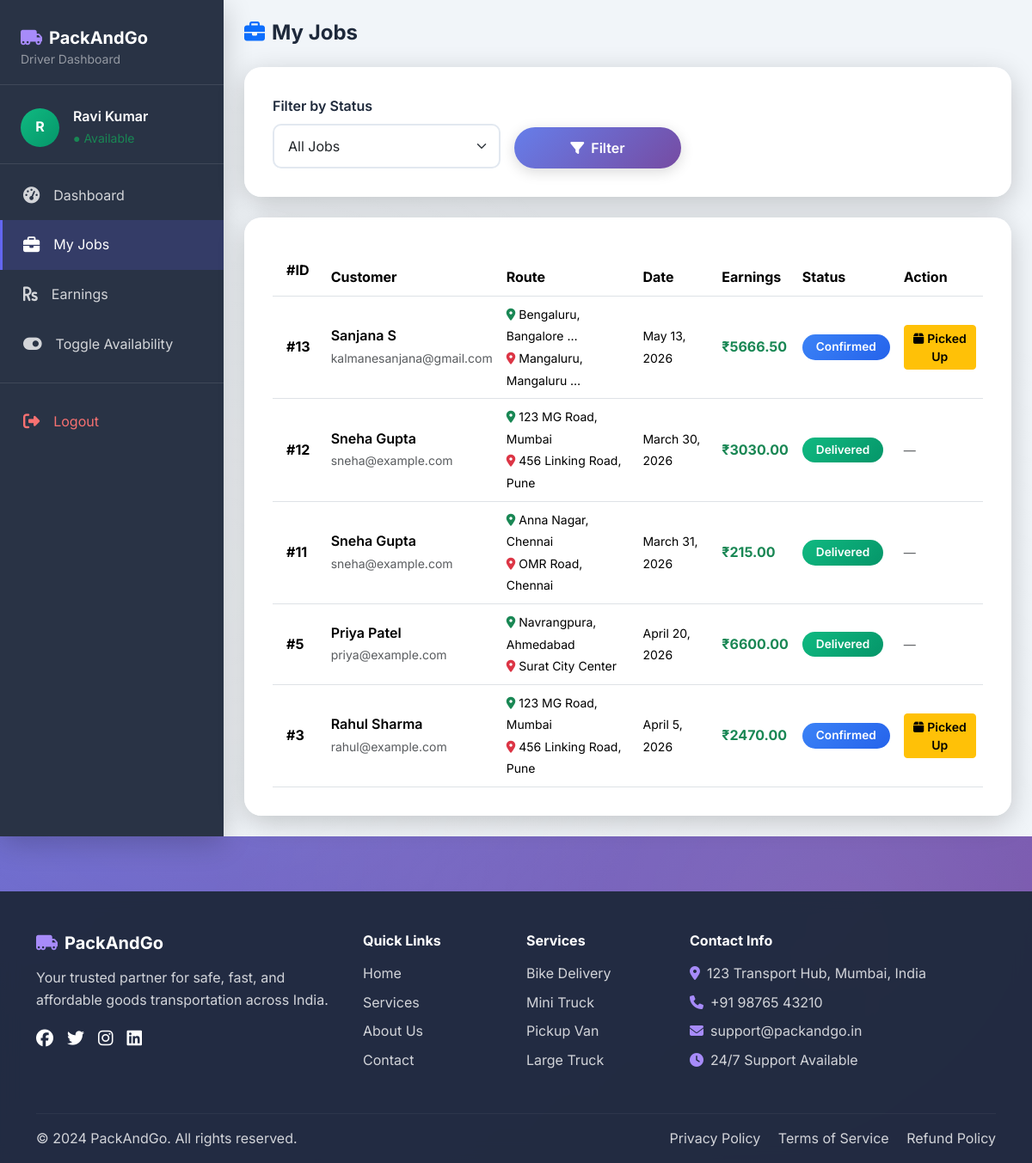
The page /driver/jobs/ (signed in) on the database its author committed.
### core/models.py (models this page shows, shortened)
class Driver(models.Model):
    STATUS_CHOICES = [
        ('pending', 'Pending Approval'),
        ('approved', 'Approved'),
        ('rejected', 'Rejected'),
        ('suspended', 'Suspended'),
    ]
    user = models.OneToOneField(User, on_delete=models.CASCADE, related_name='driver_profile', null=True, blank=True)
    driver_name = models.CharField(max_length=100)
    email = models.EmailField(unique=True)
    phone = models.CharField(max_length=15)
    vehicle_type = models.CharField(max_length=20, choices=VEHICLE_CHOICES)
    vehicle_number = models.CharField(max_length=20)
    license_number = models.CharField(max_length=30)
    availability = models.BooleanField(default=True)
    status = models.CharField(max_length=20, choices=STATUS_CHOICES, default='pending')
    profile_image = models.ImageField(upload_to='drivers/', blank=True, null=True)
    city = models.CharField(max_length=100, blank=True)
    total_earnings = models.DecimalField(max_digits=10, decimal_places=2, default=0)
    rating = models.DecimalField(max_digits=3, decimal_places=2, default=0)
    total_trips = models.IntegerField(default=0)
    created_at = models.DateTimeField(auto_now_add=True)

class Booking(models.Model):
    STATUS_CHOICES = [
        ('pending', 'Pending'),
        ('confirmed', 'Confirmed'),
        ('picked_up', 'Picked Up'),
        ('in_transit', 'In Transit'),
        ('delivered', 'Delivered'),
        ('cancelled', 'Cancelled'),
    ]
    user = models.ForeignKey(User, on_delete=models.CASCADE, related_name='bookings')
    driver = models.ForeignKey(Driver, on_delete=models.SET_NULL, null=True, blank=True, related_name='jobs')
    pickup_location = models.CharField(max_length=255)
    drop_location = models.CharField(max_length=255)
    pickup_city = models.CharField(max_length=100, blank=True)
    drop_city = models.CharField(max_length=100, blank=True)
    item_description = models.TextField()
    vehicle_type = models.CharField(max_length=20, choices=VEHICLE_CHOICES)
    booking_date = models.DateField()
    delivery_date = models.DateField(null=True, blank=True)
    status = models.CharField(max_length=20, choices=STATUS_CHOICES, default='pending')
    estimated_price = models.DecimalField(max_digits=10, decimal_places=2, default=0)
    distance_km = models.DecimalField(max_digits=8, decimal_places=2, default=0)
    item_image = models.ImageField(upload_to='bookings/', blank=True, null=True)
    special_instructions = models.TextField(blank=True)
    created_at = models.DateTimeField(auto_now_add=True)
    updated_at = models.DateTimeField(auto_now=True)
    class Meta:
        ordering = ['-created_at']

### core/views.py (the view)
# urls.py: path('driver/jobs/', views.driver_jobs, name='driver_jobs'),
@driver_required
def driver_jobs(request):
    driver = request.user.driver_profile
    jobs = Booking.objects.filter(driver=driver)
    status_filter = request.GET.get('status', '')
    if status_filter:
        jobs = jobs.filter(status=status_filter)
    paginator = Paginator(jobs, 10)
    page = request.GET.get('page', 1)
    jobs_page = paginator.get_page(page)
    return render(request, 'driver/jobs.html', {
        'jobs': jobs_page,
        'status_filter': status_filter,
        'driver': request.user.driver_profile,
    })

### core/views.py (called while the page is built)
def driver_required(view_func):
    @functools.wraps(view_func)
    def wrapper(request, *args, **kwargs):
        if not request.user.is_authenticated:
            return redirect('login')
        try:
            driver = request.user.driver_profile
            if driver.status != 'approved':
                messages.error(request, 'Your driver account is pending approval.')
                return redirect('login')
        except Driver.DoesNotExist:
            messages.error(request, 'Driver profile not found.')
            return redirect('login')
        return view_func(request, *args, **kwargs)
    return wrapper

### templates/driver/jobs.html (shortened to what this page needs)
{% extends 'base.html' %}
{% block content %}
<div class="d-flex" style="min-height: 100vh; background: #f1f5f9;">
    {% include 'components/driver_sidebar.html' %}
    <div class="flex-grow-1 p-4">
        <div class="d-flex align-items-center justify-content-between mb-4">
            <div>
                <h4 class="fw-bold d-inline mb-0">
                    <i class="fas fa-briefcase me-2 text-primary"></i>My Jobs
                </h4>
            </div>
        </div>
        <div class="glass-card mb-4">
            <form method="get" class="row g-3 align-items-end">
                <div class="col-md-4">
                    <label class="form-label fw-semibold">Filter by Status</label>
                    <select name="status" class="form-select">
                        <option value="">All Jobs</option>
                    </select>
                </div>
                <div class="col-md-3">
                    <button type="submit" class="btn btn-gradient w-100">
                        <i class="fas fa-filter me-2"></i>Filter
                    </button>
                </div>
            </form>
        </div>
        <div class="glass-card">
            {% if jobs %}
            <div class="table-responsive">
                <table class="table table-hover align-middle mb-0">
                    <thead style="background: linear-gradient(135deg, #667eea 0%, #764ba2 100%); color:white;">
                        <tr>
                            <th class="py-3 px-3">#ID</th>
                            <th>Customer</th>
                            <th>Route</th>
                            <th>Date</th>
                            <th>Earnings</th>
                            <th>Status</th>
                            <th>Action</th>
                        </tr>
                    </thead>
                    <tbody>
                        {% for job in jobs %}
                        <tr>
                            <td class="px-3"><strong>#{{ job.id }}</strong></td>
                            <td>
                                <div class="fw-semibold">{{ job.user.get_full_name|default:job.user.username }}</div>
                                <small class="text-muted">{{ job.user.email }}</small>
                            </td>
                            <td>
                                <small><i class="fas fa-map-marker-alt text-success me-1"></i>{{ job.pickup_location|truncatechars:22 }}</small><br>
                                <small><i class="fas fa-map-marker-alt text-danger me-1"></i>{{ job.drop_location|truncatechars:22 }}</small>
                            </td>
                            <td><small>{{ job.booking_date }}</small></td>
                            <td><strong class="text-success">₹{{ job.estimated_price }}</strong></td>
                            <td>
                                <span class="badge badge-{{ job.status }} badge-custom">
                                    {{ job.get_status_display }}
                                </span>
                            </td>
                            <td>
                                {% if job.status == 'confirmed' %}
                                    <button type="button"
                                        class="btn btn-sm btn-warning fw-semibold status-btn"
                                        data-job-id="{{ job.id }}"
                                        data-new-status="picked_up"
                                        data-label="Mark as Picked Up"
                                        data-icon="fas fa-box"
                                        data-color="warning">
                                        <i class="fas fa-box me-1"></i>Picked Up
                                    </button>
                                {% else %}
                                    <span class="text-muted small">—</span>
                                {% endif %}
                            </td>
                        </tr>
                        {% endfor %}
                    </tbody>
                </table>
            </div>
            {% else %}
            <div class="text-center py-5">
                <div style="font-size:4rem; opacity:0.3;">📋</div>
                <h5 class="text-muted mt-3">No jobs found</h5>
                <p class="text-muted">Try changing the filter or check back later.</p>
            </div>
            {% endif %}
        </div>
    </div>
</div>
{% endblock %}

### templates/components/driver_sidebar.html
{% load static %}
<div class="sidebar" id="sidebar" style="width: 260px; min-width: 260px;">
    <div class="px-4 pb-3 mb-2" style="border-bottom: 1px solid rgba(255,255,255,0.1);">
        <a href="{% url 'landing' %}" class="text-decoration-none">
            <h5 class="text-white fw-bold mb-0"><i class="fas fa-truck-moving me-2" style="color:#a78bfa;"></i>PackAndGo</h5>
        </a>
        <small style="color:rgba(255,255,255,0.5);">Driver Dashboard</small>
    </div>
    <div class="px-4 py-3 mb-2" style="border-bottom: 1px solid rgba(255,255,255,0.1);">
        <div class="d-flex align-items-center">
            {% if request.user.driver_profile.profile_image %}
                <img src="{{ request.user.driver_profile.profile_image.url }}" class="rounded-circle me-3" width="45" height="45" style="object-fit:cover;">
            {% else %}
                <div class="rounded-circle d-flex align-items-center justify-content-center me-3" style="width:45px;height:45px;background:linear-gradient(135deg,#10b981,#059669);">
                    <span class="text-white fw-bold">{{ request.user.username|first|upper }}</span>
                </div>
            {% endif %}
            <div>
                <div class="text-white fw-semibold">{{ request.user.driver_profile.driver_name }}</div>
                <small style="color:rgba(255,255,255,0.5);">
                    {% if request.user.driver_profile.availability %}
                    <span class="text-success">● Available</span>
                    {% else %}
                    <span class="text-danger">● Unavailable</span>
                    {% endif %}
                </small>
            </div>
        </div>
    </div>
    <nav class="mt-2">
        <a href="{% url 'driver_dashboard' %}" class="sidebar-link {% if request.resolver_match.url_name == 'driver_dashboard' %}active{% endif %}">
            <i class="fas fa-tachometer-alt"></i> Dashboard
        </a>
        <a href="{% url 'driver_jobs' %}" class="sidebar-link {% if request.resolver_match.url_name == 'driver_jobs' %}active{% endif %}">
            <i class="fas fa-briefcase"></i> My Jobs
        </a>
        <a href="{% url 'driver_earnings' %}" class="sidebar-link {% if request.resolver_match.url_name == 'driver_earnings' %}active{% endif %}">
            <i class="fas fa-rupee-sign"></i> Earnings
        </a>
        <a href="{% url 'toggle_availability' %}" class="sidebar-link">
            <i class="fas fa-toggle-on"></i> Toggle Availability
        </a>
        <div style="border-top: 1px solid rgba(255,255,255,0.1); margin: 1rem 0;"></div>
        <a href="{% url 'logout' %}" class="sidebar-link" style="color: #f87171;">
            <i class="fas fa-sign-out-alt"></i> Logout
        </a>
    </nav>
</div>

### static/css/main.css (style rules this page uses)
:root { --primary: #6366f1; --primary-dark: #4f46e5; --secondary: #8b5cf6; --accent: #ec4899; --success: #10b981; --warning: #f59e0b; --danger: #ef4444; --info: #3b82f6; --dark: #1e293b; --dark-light: #334155; --light: #f8fafc; --white: #ffffff; --purple: #a855f7; --gradient-primary: linear-gradient(135deg, #667eea 0%, #764ba2 100%); --gradient-secondary: linear-gradient(135deg, #f093fb 0%, #f5576c 100%); --gradient-success: linear-gradient(135deg, #4facfe 0%, #00f2fe 100%); --gradient-dark: linear-gradient(135deg, #1e293b 0%, #334155 100%); --shadow-sm: 0 2px 8px rgba(0,0,0,0.1); --shadow-md: 0 4px 16px rgba(0,0,0,0.15); --shadow-lg: 0 8px 32px rgba(0,0,0,0.2); --shadow-glow: 0 0 20px rgba(99, 102, 241, 0.4); --transition: all 0.3s cubic-bezier(0.4, 0, 0.2, 1); }
* { margin: 0; padding: 0; box-sizing: border-box; }
body { font-family: 'Inter', 'Segoe UI', Tahoma, Geneva, Verdana, sans-serif; background: linear-gradient(135deg, #667eea 0%, #764ba2 100%); background-attachment: fixed; color: var(--dark); line-height: 1.6; overflow-x: hidden; }
body::before { content: ''; position: fixed; top: 0; left: 0; width: 100%; height: 100%; background: radial-gradient(circle at 20% 50%, rgba(255,255,255,0.1) 0%, transparent 50%), radial-gradient(circle at 80% 80%, rgba(255,255,255,0.1) 0%, transparent 50%); pointer-events: none; z-index: 0; }
.glass-card { background: rgba(255, 255, 255, 0.95); backdrop-filter: blur(10px); border-radius: 20px; border: 1px solid rgba(255, 255, 255, 0.3); box-shadow: var(--shadow-lg); padding: 2rem; transition: var(--transition); }
.btn-gradient { background: var(--gradient-primary); border: none; color: white; padding: 0.75rem 2rem; border-radius: 50px; font-weight: 600; transition: var(--transition); box-shadow: var(--shadow-md); }
.form-control, .form-select { border-radius: 10px; border: 2px solid #e2e8f0; padding: 0.75rem 1rem; transition: var(--transition); }
.form-label { font-weight: 600; color: var(--dark); margin-bottom: 0.5rem; }
.badge-custom { padding: 0.5rem 1rem; border-radius: 50px; font-weight: 600; font-size: 0.85rem; }
.badge-confirmed { background: linear-gradient(135deg, #3b82f6 0%, #2563eb 100%); color: white; }
.badge-delivered { background: linear-gradient(135deg, #10b981 0%, #059669 100%); color: white; }
.sidebar { background: rgba(30, 41, 59, 0.95); backdrop-filter: blur(10px); min-height: 100vh; padding: 2rem 0; box-shadow: var(--shadow-lg); }
.sidebar-link { color: rgba(255,255,255,0.8); padding: 1rem 1.5rem; display: flex; align-items: center; text-decoration: none; transition: var(--transition); border-left: 3px solid transparent; }
.sidebar-link:hover, .sidebar-link.active { background: rgba(99, 102, 241, 0.2); color: white; border-left-color: var(--primary); }
.sidebar-link i { margin-right: 1rem; font-size: 1.2rem; }

### rows shown on the page
Booking: id "13", user.get_full_name "Sanjana S", user.email "kalmanesanjana@gmail.com", pickup_location "Bengaluru, Bangalore …", drop_location "Mangaluru, Mangaluru …", booking_date "May 13, 2026", estimated_price "5666.50", status "Confirmed"
Booking: id "12", user.get_full_name "Sneha Gupta", user.email "sneha@example.com", pickup_location "123 MG Road, Mumbai", drop_location "456 Linking Road, Pune", booking_date "March 30, 2026", estimated_price "3030.00", status "Delivered"
Booking: id "11", user.get_full_name "Sneha Gupta", user.email "sneha@example.com", pickup_location "Anna Nagar, Chennai", drop_location "OMR Road, Chennai", booking_date "March 31, 2026", estimated_price "215.00", status "Delivered"
Booking: id "5", user.get_full_name "Priya Patel", user.email "priya@example.com", pickup_location "Navrangpura, Ahmedabad", drop_location "Surat City Center", booking_date "April 20, 2026", estimated_price "6600.00", status "Delivered"
Booking: id "3", user.get_full_name "Rahul Sharma", user.email "rahul@example.com", pickup_location "123 MG Road, Mumbai", drop_location "456 Linking Road, Pune", booking_date "April 5, 2026", estimated_price "2470.00", status "Confirmed"

### other values the page prints
{{ request.user.username|first|upper }} "R"
{{ request.user.driver_profile.driver_name }} "Ravi Kumar"
